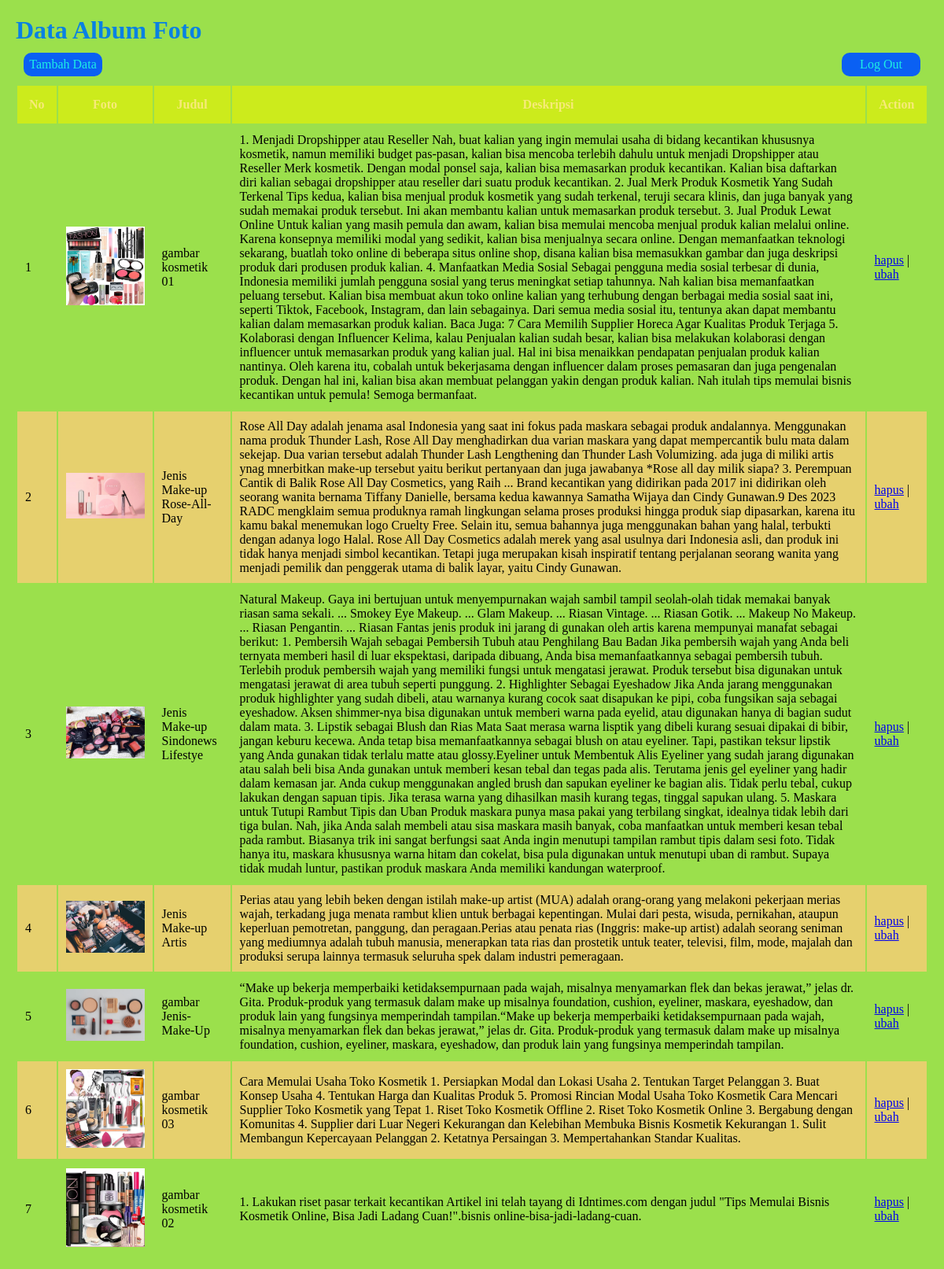
The page /admin.php (signed in) on the database its author committed.
### tables this page shows
CREATE TABLE `albumfoto` (
  `id` int(11) NOT NULL,
  `foto` varchar(255) NOT NULL,
  `judul` varchar(255) NOT NULL,
  `deskripsi` text NOT NULL
);

### admin.php (the view, shortened to what this page needs)
<?php
    require"function.php";
?>
<!DOCTYPE html>
<html lang="en">
<head>
    <link rel="stylesheet" href="css/admin.css">
</head>
<body>
   <div class="wrap-card">
    <h1>Data Album Foto</h1>
    <span>
        <a href="tambah.php">Tambah Data</a>
        <a href="logOut.php">Log Out</a>
    </span>
    <table  >
        <thead>
            <tr>
                <th>No</th>
                <th>Foto</th>
                <th>Judul</th>
                <th>Deskripsi</th>
                <th>Action</th>
            </tr>
        </thead>
        <tbody>
            <?php    $i=1; ?>
            <?php
            $datas= mysqli_query($koneksi,"SELECT * FROM albumfoto order by id desc");
            while($data=mysqli_fetch_array($datas))
            { ?>
                <tr>
                    <td> <?= $i; ?> </td>
                    <td><img src="img/<?php echo $data["foto"]; ?>" width="100px"/></td>
                    <td><?= $data["judul"]; ?></td>
                    <td><?= $data["deskripsi"]; ?></td>
                    <td>
                        <a href="hapus.php?id=<?= $data["id"] ?>" onclick="return confirm('yakin?')">hapus</a> |
                        <a href="update.php?id=<?= $data["id"] ?>">ubah</a>
                    </td>
                </tr>
            <?php  $i++; ?>
            <?php }; ?>
        </tbody>
    </table>
    </div>
</body>
</html>

### css/admin.css (style rules this page uses)
* { margin:0; padding:0; box-sizing: border-box; }
body { background-color: #9be04c; width: 100%; height: 100%; display: flex; justify-content: center; padding: 20px; }
.wrap-card h1 { color: #0981e2; }
.wrap-card span { display: flex; justify-content: space-between; margin: 10px 10px; }
.wrap-card span a { text-align: center; line-height: 30px; text-decoration: none; display: block; width: 100px; height: 30px; background-color: #0a60f3; color: #1deee3; border-radius: 10px; }
table thead { background-color: #cceb1c; height: 30px; color: #f7ea79; }
table thead tr th { padding: 15px; }
table tbody tr:nth-child(even) { background-color: #e6d06e; }
table tbody tr td { padding: 10px 10px; }

### rows shown on the page
albumfoto: foto (picture), judul "gambar kosmetik 01", deskripsi "1. Menjadi Dropshipper atau Reseller Nah, buat kalian yang ingin memulai usaha di bidang kecantikan khususnya kosmetik, namun memiliki budget pas-pasan, kalian bisa mencoba terlebih dahulu untuk menjadi Dropshipper atau Reseller Merk kosmetik. Dengan modal ponsel saja, kalian bisa memasarkan produk kecantikan. Kalian bisa daftarkan diri kalian sebagai dropshipper atau reseller dari suatu produk kecantikan. 2. Jual Merk Produk Kosmetik Yang Sudah Terkenal Tips kedua, kalian bisa menjual produk kosmetik yang sudah terkenal, teruji secara klinis, dan juga banyak yang sudah memakai produk tersebut. Ini akan membantu kalian untuk memasarkan produk tersebut. 3. Jual Produk Lewat Online Untuk…"
albumfoto: foto (picture), judul "Jenis Make-up Rose-All-Day", deskripsi "Rose All Day adalah jenama asal Indonesia yang saat ini fokus pada maskara sebagai produk andalannya. Menggunakan nama produk Thunder Lash, Rose All Day menghadirkan dua varian maskara yang dapat mempercantik bulu mata dalam sekejap. Dua varian tersebut adalah Thunder Lash Lengthening dan Thunder Lash Volumizing. ada juga di miliki artis ynag mnerbitkan make-up tersebut yaitu berikut pertanyaan dan juga jawabanya *Rose all day milik siapa? 3. Perempuan Cantik di Balik Rose All Day Cosmetics, yang Raih ... Brand kecantikan yang didirikan pada 2017 ini didirikan oleh seorang wanita bernama Tiffany Danielle, bersama kedua kawannya Samatha Wijaya dan Cindy Gunawan.9 Des 2023 RADC mengklaim…"
albumfoto: foto (picture), judul "Jenis Make-up Sindonews Lifestye", deskripsi "Natural Makeup. Gaya ini bertujuan untuk menyempurnakan wajah sambil tampil seolah-olah tidak memakai banyak riasan sama sekali. ... Smokey Eye Makeup. ... Glam Makeup. ... Riasan Vintage. ... Riasan Gotik. ... Makeup No Makeup. ... Riasan Pengantin. ... Riasan Fantas jenis produk ini jarang di gunakan oleh artis karena mempunyai manafat sebagai berikut: 1. Pembersih Wajah sebagai Pembersih Tubuh atau Penghilang Bau Badan Jika pembersih wajah yang Anda beli ternyata memberi hasil di luar ekspektasi, daripada dibuang, Anda bisa memanfaatkannya sebagai pembersih tubuh. Terlebih produk pembersih wajah yang memiliki fungsi untuk mengatasi jerawat. Produk tersebut bisa digunakan untuk mengatasi…"
albumfoto: foto (picture), judul "Jenis Make-up Artis", deskripsi "Perias atau yang lebih beken dengan istilah make-up artist (MUA) adalah orang-orang yang melakoni pekerjaan merias wajah, terkadang juga menata rambut klien untuk berbagai kepentingan. Mulai dari pesta, wisuda, pernikahan, ataupun keperluan pemotretan, panggung, dan peragaan.Perias atau penata rias (Inggris: make-up artist) adalah seorang seniman yang mediumnya adalah tubuh manusia, menerapkan tata rias dan prostetik untuk teater, televisi, film, mode, majalah dan produksi serupa lainnya termasuk seluruha spek dalam industri pemeragaan."
albumfoto: foto (picture), judul "gambar Jenis-Make-Up", deskripsi "“Make up bekerja memperbaiki ketidaksempurnaan pada wajah, misalnya menyamarkan flek dan bekas jerawat,” jelas dr. Gita. Produk-produk yang termasuk dalam make up misalnya foundation, cushion, eyeliner, maskara, eyeshadow, dan produk lain yang fungsinya memperindah tampilan.“Make up bekerja memperbaiki ketidaksempurnaan pada wajah, misalnya menyamarkan flek dan bekas jerawat,” jelas dr. Gita. Produk-produk yang termasuk dalam make up misalnya foundation, cushion, eyeliner, maskara, eyeshadow, dan produk lain yang fungsinya memperindah tampilan."
albumfoto: foto (picture), judul "gambar kosmetik 03", deskripsi "Cara Memulai Usaha Toko Kosmetik 1. Persiapkan Modal dan Lokasi Usaha 2. Tentukan Target Pelanggan 3. Buat Konsep Usaha 4. Tentukan Harga dan Kualitas Produk 5. Promosi Rincian Modal Usaha Toko Kosmetik Cara Mencari Supplier Toko Kosmetik yang Tepat 1. Riset Toko Kosmetik Offline 2. Riset Toko Kosmetik Online 3. Bergabung dengan Komunitas 4. Supplier dari Luar Negeri Kekurangan dan Kelebihan Membuka Bisnis Kosmetik Kekurangan 1. Sulit Membangun Kepercayaan Pelanggan 2. Ketatnya Persaingan 3. Mempertahankan Standar Kualitas."
albumfoto: foto (picture), judul "gambar kosmetik 02", deskripsi "1. Lakukan riset pasar terkait kecantikan Artikel ini telah tayang di Idntimes.com dengan judul \"Tips Memulai Bisnis Kosmetik Online, Bisa Jadi Ladang Cuan!\".bisnis online-bisa-jadi-ladang-cuan."
